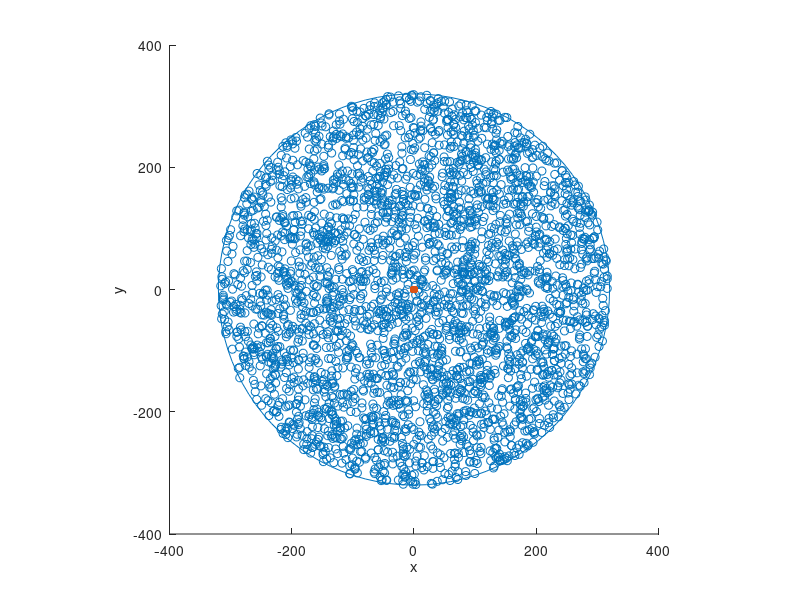

The MATLAB source for this figure:
r=320; %Rayon du disk en metres 
xx0=0; yy0=0; %centre of disk
%Simulate Poisson Processus:
lambda=0.01; %intensity m^-2
areaTotal=pi*r^2;
numbPoints=poissrnd(areaTotal*lambda);

theta=2*pi*(rand(numbPoints,1)); %angular coordinates
rho=r*sqrt(rand(numbPoints,1)); %radial coordinates
%Convert from polar to Cartesian coordinates
[xx,yy]=pol2cart(theta,rho); %x/y coordinates of Poisson points
C=[xx,yy];
th = 0:pi/50:2*pi;
xunit = r * cos(th) + xx0;
yunit = r * sin(th) + yy0;

figure(1)
%Plotting
scatter(xx,yy);
hold on
plot(xunit, yunit);
scatter(0,0,'filled','red');
hold off
xlabel('x');ylabel('y');
axis square;